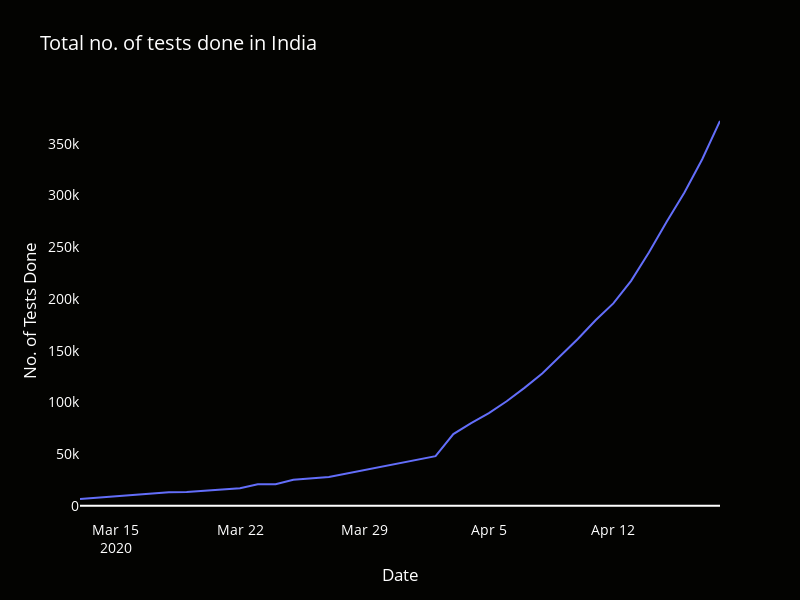

The notebook cell saved with this chart:
### Code cell
fig_ind = go.Figure()
fig_ind.add_trace(go.Scatter(x=df_ind['Date'], y=df_ind['Total tests'], name='India', \
                        ))

fig_ind.layout.update(title_text='Total no. of tests done in India',xaxis_showgrid=False, width=800, xaxis_title='Date',\
                yaxis_showgrid=False, yaxis_title='No. of Tests Done',
        height=600,font=dict(
#         family="Courier New, monospace",
        size=14,
        color="white"
    ))
fig_ind.layout.plot_bgcolor = '#030301'
fig_ind.layout.paper_bgcolor = '#030301'
fig_ind.show()

### Figure 1 — Plotly figure (JSON) as saved in the notebook; plotly's stock layout.template omitted (floating-point values rounded to 4 significant figures)
{"data": [{"name": "India", "type": "scatter", "x": ["2020-03-13T00:00:00", "2020-03-18T00:00:00", "2020-03-19T00:00:00", "2020-03-20T00:00:00", "2020-03-21T00:00:00", "2020-03-22T00:00:00", "2020-03-23T00:00:00", "2020-03-24T00:00:00", "2020-03-25T00:00:00", "2020-03-27T00:00:00", "2020-04-02T00:00:00", "2020-04-03T00:00:00", "2020-04-04T00:00:00", "2020-04-05T00:00:00", "2020-04-06T00:00:00", "2020-04-07T00:00:00", "2020-04-08T00:00:00", "2020-04-09T00:00:00", "2020-04-10T00:00:00", "2020-04-11T00:00:00", "2020-04-12T00:00:00", "2020-04-13T00:00:00", "2020-04-14T00:00:00", "2020-04-15T00:00:00", "2020-04-16T00:00:00", "2020-04-17T00:00:00", "2020-04-18T00:00:00"], "y": [6500, 13125, 13316, 14376, 15701, 16999, 20707, 20864, 25144, 27688, 47951, 69245, 79950, 89534, 101068, 114015, 127919, 144910, 161330, 179374, 195748, 217554, 244893, 274599, 302956, 335123, 372123]}], "layout": {"font": {"color": "white", "size": 14}, "height": 600, "paper_bgcolor": "#030301", "plot_bgcolor": "#030301", "title": {"text": "Total no. of tests done in India"}, "width": 800, "xaxis": {"showgrid": false, "title": {"text": "Date"}}, "yaxis": {"showgrid": false, "title": {"text": "No. of Tests Done"}}}}
